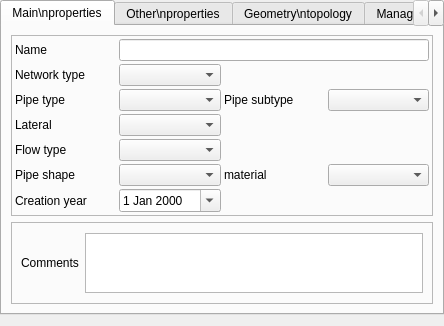
<?xml version="1.0" encoding="UTF-8"?>
<ui version="4.0">
 <class>Form_base3_ud</class>
 <widget class="QWidget" name="Form_base3_ud">
  <property name="geometry">
   <rect>
    <x>0</x>
    <y>0</y>
    <width>444</width>
    <height>326</height>
   </rect>
  </property>
  <property name="windowTitle">
   <string>Form</string>
  </property>
  <layout class="QVBoxLayout" name="verticalLayout" stretch="0,10">
   <property name="spacing">
    <number>3</number>
   </property>
   <property name="leftMargin">
    <number>0</number>
   </property>
   <property name="topMargin">
    <number>0</number>
   </property>
   <property name="rightMargin">
    <number>0</number>
   </property>
   <property name="bottomMargin">
    <number>0</number>
   </property>
   <item>
    <widget class="QTabWidget" name="tabWidget_edge">
     <property name="currentIndex">
      <number>0</number>
     </property>
     <widget class="QWidget" name="tab">
      <attribute name="title">
       <string>Main\nproperties</string>
      </attribute>
      <layout class="QVBoxLayout" name="verticalLayout_2">
       <item>
        <widget class="QFrame" name="frame_2">
         <property name="frameShape">
          <enum>QFrame::StyledPanel</enum>
         </property>
         <property name="frameShadow">
          <enum>QFrame::Raised</enum>
         </property>
         <layout class="QGridLayout" name="gridLayout">
          <property name="leftMargin">
           <number>3</number>
          </property>
          <property name="topMargin">
           <number>3</number>
          </property>
          <property name="rightMargin">
           <number>3</number>
          </property>
          <property name="bottomMargin">
           <number>3</number>
          </property>
          <property name="spacing">
           <number>3</number>
          </property>
          <item row="3" column="1">
           <widget class="QComboBox" name="laterals"/>
          </item>
          <item row="1" column="0">
           <widget class="QLabel" name="label_4">
            <property name="text">
             <string>Network type</string>
            </property>
            <property name="wordWrap">
             <bool>true</bool>
            </property>
           </widget>
          </item>
          <item row="5" column="0">
           <widget class="QLabel" name="label_13">
            <property name="text">
             <string>Pipe shape</string>
            </property>
            <property name="wordWrap">
             <bool>true</bool>
            </property>
           </widget>
          </item>
          <item row="7" column="0">
           <widget class="QLabel" name="label_16">
            <property name="text">
             <string>Creation year</string>
            </property>
            <property name="wordWrap">
             <bool>true</bool>
            </property>
           </widget>
          </item>
          <item row="1" column="1">
           <widget class="QComboBox" name="networktype"/>
          </item>
          <item row="3" column="0">
           <widget class="QLabel" name="label_11">
            <property name="text">
             <string>Lateral</string>
            </property>
            <property name="wordWrap">
             <bool>true</bool>
            </property>
           </widget>
          </item>
          <item row="2" column="0">
           <widget class="QLabel" name="label_6">
            <property name="text">
             <string>Pipe type</string>
            </property>
            <property name="wordWrap">
             <bool>true</bool>
            </property>
           </widget>
          </item>
          <item row="4" column="0">
           <widget class="QLabel" name="label_12">
            <property name="text">
             <string>Flow type</string>
            </property>
            <property name="wordWrap">
             <bool>true</bool>
            </property>
           </widget>
          </item>
          <item row="4" column="1">
           <widget class="QComboBox" name="flowtype"/>
          </item>
          <item row="7" column="1">
           <widget class="QDateEdit" name="dateoperationalcreation">
            <property name="calendarPopup">
             <bool>true</bool>
            </property>
           </widget>
          </item>
          <item row="5" column="1">
           <widget class="QComboBox" name="pipeshape"/>
          </item>
          <item row="2" column="3">
           <widget class="QComboBox" name="pipesubtype"/>
          </item>
          <item row="5" column="2">
           <widget class="QLabel" name="label">
            <property name="text">
             <string>material</string>
            </property>
            <property name="wordWrap">
             <bool>true</bool>
            </property>
           </widget>
          </item>
          <item row="2" column="1">
           <widget class="QComboBox" name="pipetype"/>
          </item>
          <item row="2" column="2">
           <widget class="QLabel" name="label_10">
            <property name="text">
             <string>Pipe subtype</string>
            </property>
            <property name="wordWrap">
             <bool>true</bool>
            </property>
           </widget>
          </item>
          <item row="5" column="3">
           <widget class="QComboBox" name="material">
            <property name="maxVisibleItems">
             <number>50</number>
            </property>
           </widget>
          </item>
          <item row="0" column="0">
           <widget class="QLabel" name="label_9">
            <property name="text">
             <string>Name</string>
            </property>
            <property name="wordWrap">
             <bool>true</bool>
            </property>
           </widget>
          </item>
          <item row="0" column="1" colspan="3">
           <widget class="QLineEdit" name="name"/>
          </item>
         </layout>
        </widget>
       </item>
       <item>
        <widget class="QFrame" name="frame_5">
         <property name="frameShape">
          <enum>QFrame::StyledPanel</enum>
         </property>
         <property name="frameShadow">
          <enum>QFrame::Raised</enum>
         </property>
         <layout class="QGridLayout" name="gridLayout_5">
          <item row="0" column="0">
           <widget class="QLabel" name="label_15">
            <property name="text">
             <string>Comments</string>
            </property>
           </widget>
          </item>
          <item row="0" column="1">
           <widget class="QTextBrowser" name="comment">
            <property name="maximumSize">
             <size>
              <width>16777215</width>
              <height>60</height>
             </size>
            </property>
            <property name="readOnly">
             <bool>false</bool>
            </property>
           </widget>
          </item>
         </layout>
        </widget>
       </item>
      </layout>
     </widget>
     <widget class="QWidget" name="tab_2">
      <attribute name="title">
       <string>Other\nproperties</string>
      </attribute>
      <layout class="QVBoxLayout" name="verticalLayout_5">
       <item>
        <widget class="QGroupBox" name="groupBox">
         <property name="title">
          <string>Flow condition</string>
         </property>
         <layout class="QGridLayout" name="gridLayout_3">
          <item row="0" column="3">
           <widget class="QComboBox" name="flowconditiondownstream"/>
          </item>
          <item row="0" column="2">
           <widget class="QLabel" name="label_7">
            <property name="text">
             <string>Outlet flow condition</string>
            </property>
           </widget>
          </item>
          <item row="0" column="0">
           <widget class="QLabel" name="label_5">
            <property name="text">
             <string>Inlet flow condition</string>
            </property>
           </widget>
          </item>
          <item row="0" column="1">
           <widget class="QComboBox" name="flowconditionupstream"/>
          </item>
          <item row="1" column="0">
           <widget class="QLabel" name="label_18">
            <property name="text">
             <string>Edge function</string>
            </property>
           </widget>
          </item>
          <item row="1" column="1">
           <widget class="QComboBox" name="systemfunction"/>
          </item>
         </layout>
        </widget>
       </item>
       <item>
        <widget class="QGroupBox" name="groupBox_2">
         <property name="title">
          <string> Simplified structural state</string>
         </property>
         <layout class="QVBoxLayout" name="verticalLayout_8">
          <item>
           <widget class="QTextBrowser" name="structuralstate">
            <property name="maximumSize">
             <size>
              <width>16777215</width>
              <height>60</height>
             </size>
            </property>
            <property name="readOnly">
             <bool>false</bool>
            </property>
           </widget>
          </item>
         </layout>
        </widget>
       </item>
       <item>
        <spacer name="verticalSpacer_4">
         <property name="orientation">
          <enum>Qt::Vertical</enum>
         </property>
         <property name="sizeHint" stdset="0">
          <size>
           <width>20</width>
           <height>40</height>
          </size>
         </property>
        </spacer>
       </item>
      </layout>
     </widget>
     <widget class="QWidget" name="tab_3">
      <attribute name="title">
       <string>Geometry\ntopology</string>
      </attribute>
      <layout class="QVBoxLayout" name="verticalLayout_3">
       <item>
        <widget class="QFrame" name="frame_edgetonode">
         <property name="frameShape">
          <enum>QFrame::StyledPanel</enum>
         </property>
         <property name="frameShadow">
          <enum>QFrame::Raised</enum>
         </property>
         <layout class="QVBoxLayout" name="verticalLayout_4">
          <property name="spacing">
           <number>3</number>
          </property>
          <property name="leftMargin">
           <number>0</number>
          </property>
          <property name="topMargin">
           <number>3</number>
          </property>
          <property name="rightMargin">
           <number>0</number>
          </property>
          <property name="bottomMargin">
           <number>3</number>
          </property>
         </layout>
        </widget>
       </item>
       <item>
        <widget class="QFrame" name="frame">
         <property name="frameShape">
          <enum>QFrame::StyledPanel</enum>
         </property>
         <property name="frameShadow">
          <enum>QFrame::Raised</enum>
         </property>
         <layout class="QGridLayout" name="gridLayout_6">
          <property name="leftMargin">
           <number>0</number>
          </property>
          <property name="topMargin">
           <number>0</number>
          </property>
          <property name="rightMargin">
           <number>0</number>
          </property>
          <property name="bottomMargin">
           <number>0</number>
          </property>
          <item row="0" column="0">
           <widget class="QLabel" name="label_8">
            <property name="text">
             <string>Depth</string>
            </property>
           </widget>
          </item>
          <item row="0" column="1">
           <widget class="QDoubleSpinBox" name="depthup">
            <property name="minimum">
             <double>-1.000000000000000</double>
            </property>
           </widget>
          </item>
          <item row="0" column="2">
           <widget class="QToolButton" name="toolButton_prof_amont">
            <property name="text">
             <string>...</string>
            </property>
            <property name="icon">
             <iconset>
              <normaloff>:/plugins/Lamia/icons/numpad.png</normaloff>:/plugins/Lamia/icons/numpad.png</iconset>
            </property>
           </widget>
          </item>
          <item row="0" column="3">
           <widget class="QDoubleSpinBox" name="depthdown">
            <property name="minimum">
             <double>-1.000000000000000</double>
            </property>
           </widget>
          </item>
          <item row="0" column="4">
           <widget class="QToolButton" name="toolButton_prof_aval">
            <property name="text">
             <string>...</string>
            </property>
            <property name="icon">
             <iconset>
              <normaloff>:/plugins/Lamia/icons/numpad.png</normaloff>:/plugins/Lamia/icons/numpad.png</iconset>
            </property>
           </widget>
          </item>
         </layout>
        </widget>
       </item>
       <item>
        <widget class="QFrame" name="frame_4">
         <property name="frameShape">
          <enum>QFrame::StyledPanel</enum>
         </property>
         <property name="frameShadow">
          <enum>QFrame::Raised</enum>
         </property>
         <layout class="QGridLayout" name="gridLayout_4">
          <property name="leftMargin">
           <number>3</number>
          </property>
          <property name="topMargin">
           <number>3</number>
          </property>
          <property name="rightMargin">
           <number>3</number>
          </property>
          <property name="bottomMargin">
           <number>3</number>
          </property>
          <property name="spacing">
           <number>3</number>
          </property>
          <item row="1" column="0">
           <widget class="QLabel" name="label_3">
            <property name="text">
             <string>Height</string>
            </property>
           </widget>
          </item>
          <item row="0" column="0" colspan="2">
           <widget class="QLabel" name="label_2">
            <property name="text">
             <string>Nominal diameter / width</string>
            </property>
           </widget>
          </item>
          <item row="0" column="3" colspan="2">
           <widget class="QDoubleSpinBox" name="nominaldiameter">
            <property name="decimals">
             <number>3</number>
            </property>
            <property name="minimum">
             <double>-1.000000000000000</double>
            </property>
            <property name="singleStep">
             <double>0.100000000000000</double>
            </property>
           </widget>
          </item>
          <item row="0" column="5">
           <widget class="QToolButton" name="toolButton_calc_diam">
            <property name="text">
             <string>...</string>
            </property>
            <property name="icon">
             <iconset>
              <normaloff>:/plugins/Lamia/icons/numpad.png</normaloff>:/plugins/Lamia/icons/numpad.png</iconset>
            </property>
            <property name="autoRaise">
             <bool>false</bool>
            </property>
            <property name="arrowType">
             <enum>Qt::NoArrow</enum>
            </property>
           </widget>
          </item>
          <item row="1" column="5">
           <widget class="QToolButton" name="toolButton_calc_haut">
            <property name="text">
             <string>...</string>
            </property>
            <property name="icon">
             <iconset>
              <normaloff>:/plugins/Lamia/icons/numpad.png</normaloff>:/plugins/Lamia/icons/numpad.png</iconset>
            </property>
           </widget>
          </item>
          <item row="1" column="3" colspan="2">
           <widget class="QDoubleSpinBox" name="height">
            <property name="decimals">
             <number>3</number>
            </property>
            <property name="minimum">
             <double>-1.000000000000000</double>
            </property>
            <property name="singleStep">
             <double>0.100000000000000</double>
            </property>
           </widget>
          </item>
         </layout>
        </widget>
       </item>
       <item>
        <spacer name="verticalSpacer_2">
         <property name="orientation">
          <enum>Qt::Vertical</enum>
         </property>
         <property name="sizeHint" stdset="0">
          <size>
           <width>20</width>
           <height>40</height>
          </size>
         </property>
        </spacer>
       </item>
      </layout>
     </widget>
     <widget class="QWidget" name="tab_4">
      <attribute name="title">
       <string>Management</string>
      </attribute>
      <layout class="QGridLayout" name="gridLayout_2" columnstretch="1,10" columnminimumwidth="1,10">
       <item row="2" column="0">
        <widget class="QLabel" name="label_14">
         <property name="text">
          <string>Owner</string>
         </property>
        </widget>
       </item>
       <item row="3" column="0">
        <widget class="QLabel" name="label_17">
         <property name="text">
          <string>Operator</string>
         </property>
        </widget>
       </item>
       <item row="0" column="0">
        <widget class="QLabel" name="label_19">
         <property name="text">
          <string>City</string>
         </property>
        </widget>
       </item>
       <item row="2" column="1">
        <widget class="QFrame" name="frame_owner">
         <property name="frameShape">
          <enum>QFrame::StyledPanel</enum>
         </property>
         <property name="frameShadow">
          <enum>QFrame::Raised</enum>
         </property>
         <layout class="QVBoxLayout" name="verticalLayout_6"/>
        </widget>
       </item>
       <item row="3" column="1">
        <widget class="QFrame" name="frame_operator">
         <property name="frameShape">
          <enum>QFrame::StyledPanel</enum>
         </property>
         <property name="frameShadow">
          <enum>QFrame::Raised</enum>
         </property>
         <layout class="QVBoxLayout" name="verticalLayout_7"/>
        </widget>
       </item>
       <item row="1" column="0">
        <widget class="QLabel" name="label_20">
         <property name="text">
          <string>Adress</string>
         </property>
        </widget>
       </item>
       <item row="0" column="1">
        <widget class="QLineEdit" name="city"/>
       </item>
       <item row="1" column="1">
        <widget class="QLineEdit" name="streetname"/>
       </item>
       <item row="4" column="0" colspan="2">
        <spacer name="verticalSpacer_3">
         <property name="orientation">
          <enum>Qt::Vertical</enum>
         </property>
         <property name="sizeHint" stdset="0">
          <size>
           <width>265</width>
           <height>182</height>
          </size>
         </property>
        </spacer>
       </item>
      </layout>
     </widget>
    </widget>
   </item>
   <item>
    <spacer name="verticalSpacer">
     <property name="orientation">
      <enum>Qt::Vertical</enum>
     </property>
     <property name="sizeHint" stdset="0">
      <size>
       <width>20</width>
       <height>40</height>
      </size>
     </property>
    </spacer>
   </item>
  </layout>
 </widget>
 <resources>
  <include location="../../resources.qrc"/>
 </resources>
 <connections/>
</ui>
